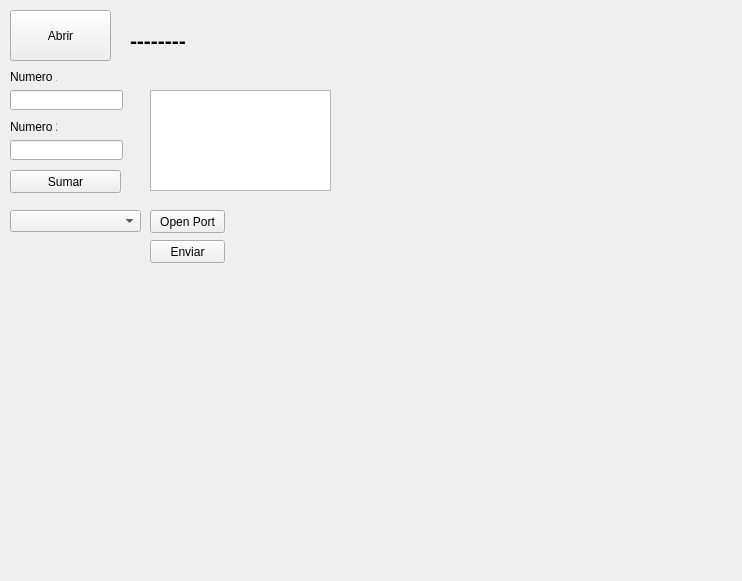
<?xml version="1.0" encoding="UTF-8"?>
<ui version="4.0">
 <class>Widget</class>
 <widget class="QWidget" name="Widget">
  <property name="geometry">
   <rect>
    <x>0</x>
    <y>0</y>
    <width>742</width>
    <height>581</height>
   </rect>
  </property>
  <property name="windowTitle">
   <string>Comunicacion USB QT</string>
  </property>
  <widget class="QPushButton" name="pushButton">
   <property name="geometry">
    <rect>
     <x>10</x>
     <y>10</y>
     <width>101</width>
     <height>51</height>
    </rect>
   </property>
   <property name="text">
    <string>Abrir</string>
   </property>
  </widget>
  <widget class="QLabel" name="label">
   <property name="geometry">
    <rect>
     <x>130</x>
     <y>20</y>
     <width>81</width>
     <height>41</height>
    </rect>
   </property>
   <property name="font">
    <font>
     <pointsize>16</pointsize>
     <weight>75</weight>
     <bold>true</bold>
    </font>
   </property>
   <property name="text">
    <string>--------</string>
   </property>
  </widget>
  <widget class="QLineEdit" name="lineEdit">
   <property name="geometry">
    <rect>
     <x>10</x>
     <y>90</y>
     <width>113</width>
     <height>20</height>
    </rect>
   </property>
  </widget>
  <widget class="QLabel" name="label_2">
   <property name="geometry">
    <rect>
     <x>10</x>
     <y>70</y>
     <width>47</width>
     <height>13</height>
    </rect>
   </property>
   <property name="text">
    <string>Numero 1</string>
   </property>
  </widget>
  <widget class="QLineEdit" name="lineEdit_2">
   <property name="geometry">
    <rect>
     <x>10</x>
     <y>140</y>
     <width>113</width>
     <height>20</height>
    </rect>
   </property>
  </widget>
  <widget class="QLabel" name="label_3">
   <property name="geometry">
    <rect>
     <x>10</x>
     <y>120</y>
     <width>47</width>
     <height>13</height>
    </rect>
   </property>
   <property name="text">
    <string>Numero 2</string>
   </property>
  </widget>
  <widget class="QPushButton" name="pushButton_2">
   <property name="geometry">
    <rect>
     <x>10</x>
     <y>170</y>
     <width>111</width>
     <height>23</height>
    </rect>
   </property>
   <property name="text">
    <string>Sumar</string>
   </property>
  </widget>
  <widget class="QPlainTextEdit" name="plainTextEdit">
   <property name="geometry">
    <rect>
     <x>150</x>
     <y>90</y>
     <width>181</width>
     <height>101</height>
    </rect>
   </property>
   <property name="readOnly">
    <bool>true</bool>
   </property>
  </widget>
  <widget class="QComboBox" name="comboBox">
   <property name="geometry">
    <rect>
     <x>10</x>
     <y>210</y>
     <width>131</width>
     <height>22</height>
    </rect>
   </property>
  </widget>
  <widget class="QPushButton" name="pushButton_3">
   <property name="geometry">
    <rect>
     <x>150</x>
     <y>210</y>
     <width>75</width>
     <height>23</height>
    </rect>
   </property>
   <property name="text">
    <string>Open Port</string>
   </property>
  </widget>
  <widget class="QPushButton" name="pushButton_4">
   <property name="geometry">
    <rect>
     <x>150</x>
     <y>240</y>
     <width>75</width>
     <height>23</height>
    </rect>
   </property>
   <property name="text">
    <string>Enviar</string>
   </property>
  </widget>
 </widget>
 <layoutdefault spacing="6" margin="11"/>
 <resources/>
 <connections/>
</ui>
